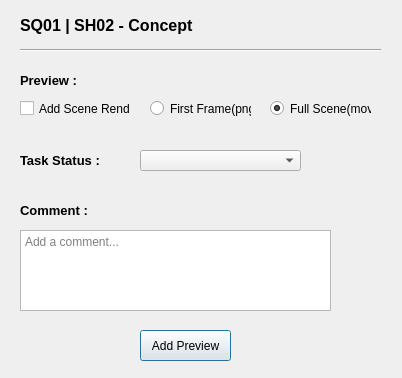
<?xml version="1.0" encoding="UTF-8"?>
<ui version="4.0">
 <class>Dialog</class>
 <widget class="QDialog" name="Dialog">
  <property name="geometry">
   <rect>
    <x>0</x>
    <y>0</y>
    <width>402</width>
    <height>378</height>
   </rect>
  </property>
  <property name="windowTitle">
   <string>Dialog</string>
  </property>
  <widget class="QLabel" name="label">
   <property name="geometry">
    <rect>
     <x>20</x>
     <y>10</y>
     <width>361</width>
     <height>31</height>
    </rect>
   </property>
   <property name="text">
    <string>&lt;html&gt;&lt;head/&gt;&lt;body&gt;&lt;p&gt;&lt;span style=&quot; font-size:12pt; font-weight:600;&quot;&gt;SQ01 | SH02 - Concept&lt;/span&gt;&lt;/p&gt;&lt;/body&gt;&lt;/html&gt;</string>
   </property>
  </widget>
  <widget class="QLabel" name="label_2">
   <property name="geometry">
    <rect>
     <x>20</x>
     <y>200</y>
     <width>81</width>
     <height>21</height>
    </rect>
   </property>
   <property name="text">
    <string>&lt;html&gt;&lt;head/&gt;&lt;body&gt;&lt;p&gt;&lt;span style=&quot; font-size:10pt; font-weight:600;&quot;&gt;Comment : &lt;/span&gt;&lt;/p&gt;&lt;/body&gt;&lt;/html&gt;</string>
   </property>
  </widget>
  <widget class="QTextEdit" name="textEdit">
   <property name="geometry">
    <rect>
     <x>20</x>
     <y>230</y>
     <width>311</width>
     <height>81</height>
    </rect>
   </property>
   <property name="placeholderText">
    <string>Add a comment...</string>
   </property>
  </widget>
  <widget class="QLabel" name="label_3">
   <property name="geometry">
    <rect>
     <x>20</x>
     <y>150</y>
     <width>101</width>
     <height>21</height>
    </rect>
   </property>
   <property name="text">
    <string>&lt;html&gt;&lt;head/&gt;&lt;body&gt;&lt;p&gt;&lt;span style=&quot; font-size:10pt; font-weight:600;&quot;&gt;Task Status : &lt;/span&gt;&lt;/p&gt;&lt;/body&gt;&lt;/html&gt;</string>
   </property>
  </widget>
  <widget class="QComboBox" name="comboBox">
   <property name="geometry">
    <rect>
     <x>140</x>
     <y>150</y>
     <width>161</width>
     <height>21</height>
    </rect>
   </property>
  </widget>
  <widget class="QCheckBox" name="checkBox">
   <property name="geometry">
    <rect>
     <x>20</x>
     <y>100</y>
     <width>111</width>
     <height>17</height>
    </rect>
   </property>
   <property name="text">
    <string>Add Scene Render</string>
   </property>
  </widget>
  <widget class="QRadioButton" name="radioButton">
   <property name="geometry">
    <rect>
     <x>150</x>
     <y>100</y>
     <width>101</width>
     <height>17</height>
    </rect>
   </property>
   <property name="text">
    <string>First Frame(png)</string>
   </property>
  </widget>
  <widget class="QRadioButton" name="radioButton_2">
   <property name="geometry">
    <rect>
     <x>270</x>
     <y>100</y>
     <width>101</width>
     <height>17</height>
    </rect>
   </property>
   <property name="text">
    <string>Full Scene(mov)</string>
   </property>
   <property name="checked">
    <bool>true</bool>
   </property>
  </widget>
  <widget class="QPushButton" name="pushButton">
   <property name="geometry">
    <rect>
     <x>140</x>
     <y>330</y>
     <width>91</width>
     <height>31</height>
    </rect>
   </property>
   <property name="text">
    <string>Add Preview</string>
   </property>
  </widget>
  <widget class="QLabel" name="label_4">
   <property name="geometry">
    <rect>
     <x>20</x>
     <y>70</y>
     <width>71</width>
     <height>21</height>
    </rect>
   </property>
   <property name="text">
    <string>&lt;html&gt;&lt;head/&gt;&lt;body&gt;&lt;p&gt;&lt;span style=&quot; font-size:10pt; font-weight:600;&quot;&gt;Preview : &lt;/span&gt;&lt;/p&gt;&lt;/body&gt;&lt;/html&gt;</string>
   </property>
  </widget>
  <widget class="Line" name="line">
   <property name="geometry">
    <rect>
     <x>20</x>
     <y>40</y>
     <width>361</width>
     <height>20</height>
    </rect>
   </property>
   <property name="orientation">
    <enum>Qt::Horizontal</enum>
   </property>
  </widget>
 </widget>
 <resources/>
 <connections/>
</ui>
